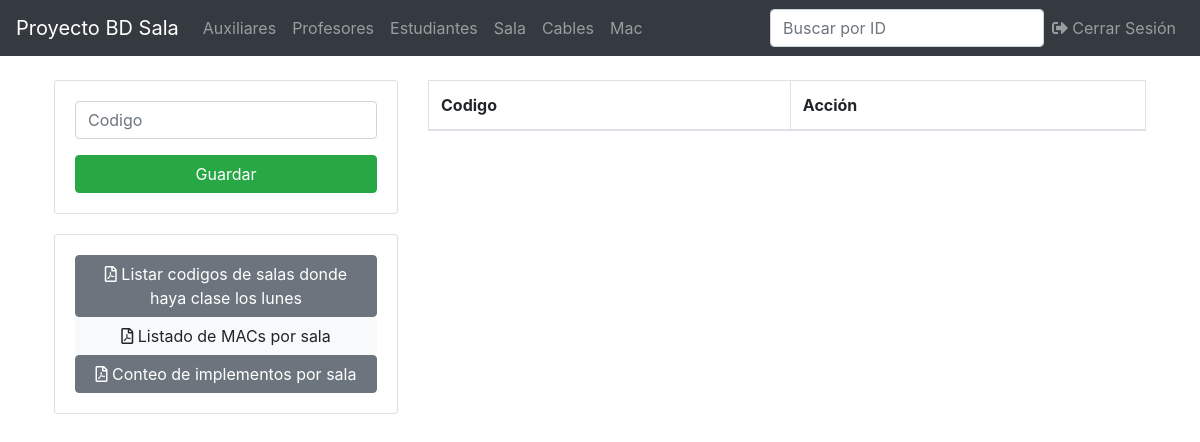
The page /sala.php (signed in) on the database as committed earlier.
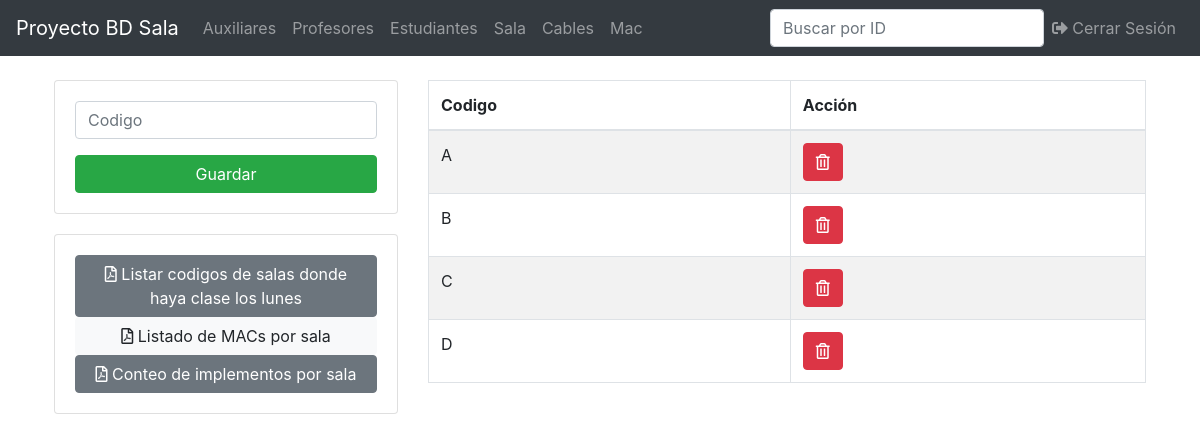
The same page on the database as committed later.
### tables this page shows
CREATE TABLE `sala` (
  `codigo` varchar(20) NOT NULL
);

### sala.php (the view, shortened to what this page needs)
<?php
include("ProyectoBasesDeDatos/db.php");
include('ProyectoBasesDeDatos/includes/header.php');
?>
<main class="container p-4">
  <div class="row">
    <div class="col-md-4">
    <div class="card card-body">
      <form action="/ProyectoBasesDeDatos/save.php" method="POST">
        <div class="form-group">
          <input type="text" name="codigo" class="form-control" placeholder="Codigo" autofocus>
        </div>
        <input type="submit" name="save_sala" class="btn btn-success btn-block" value="Guardar">
      </form>
      </div>
      <div class="card card-body" style="margin-top: 20px">
      <a href="/ProyectoBasesDeDatos/pdf/reporte_sala.php?" class="btn btn-secondary">
        <i class="far fa-file-pdf"></i>
        Listar codigos de salas donde haya clase los lunes
      </a>
      <a href="/ProyectoBasesDeDatos/pdf/reporte_sala_2.php?" class="btn btn-light">
      <i class="far fa-file-pdf"></i>
      Listado de MACs por sala
      </a>
      <a href="/ProyectoBasesDeDatos/pdf/reporte_sala_3.php?" class="btn btn-secondary">
      <i class="far fa-file-pdf"></i>
      Conteo de implementos por sala
      </a>
      </div>
    </div>
    <div class="col-md-8">
      <table class="table table-bordered table-striped" id="myTable">
        <thead>
          <tr>
            <th>Codigo</th>
            <th>Acción</th>
          </tr>
        </thead>
        <tbody>
          <?php
          $query = "SELECT * FROM sala";
          $result_sala = mysqli_query($conn, $query);
          while($row = mysqli_fetch_assoc($result_sala)) { ?>
          <tr>
            <td><?php echo $row['codigo']; ?></td>
            <td>
              <a href="/ProyectoBasesDeDatos/delete.php?codigo=<?php echo $row['codigo'] ?>& entidad=<?php echo 'sala' ?>" class="btn btn-danger">
                <i class="far fa-trash-alt"></i>
              </a>
            </td>
          </tr>
          <?php } ?>
        </tbody>
      </table>
    </div>
  </div>
</main>
<?php include('includes/footer.php'); ?>

Rows that differ between the two databases and show on the page:
added sala: codigo "A"
added sala: codigo "B"
added sala: codigo "C"
added sala: codigo "D"
